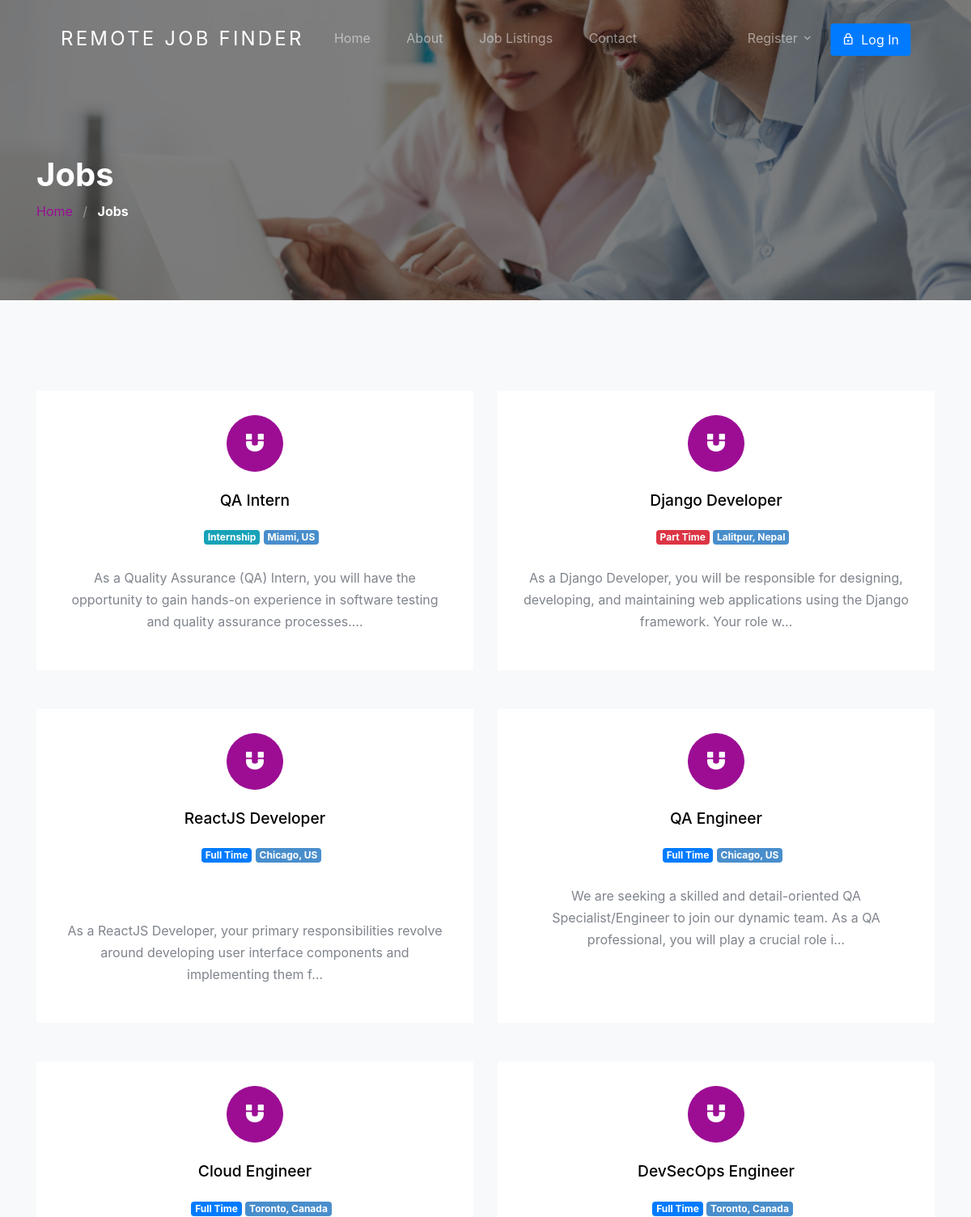
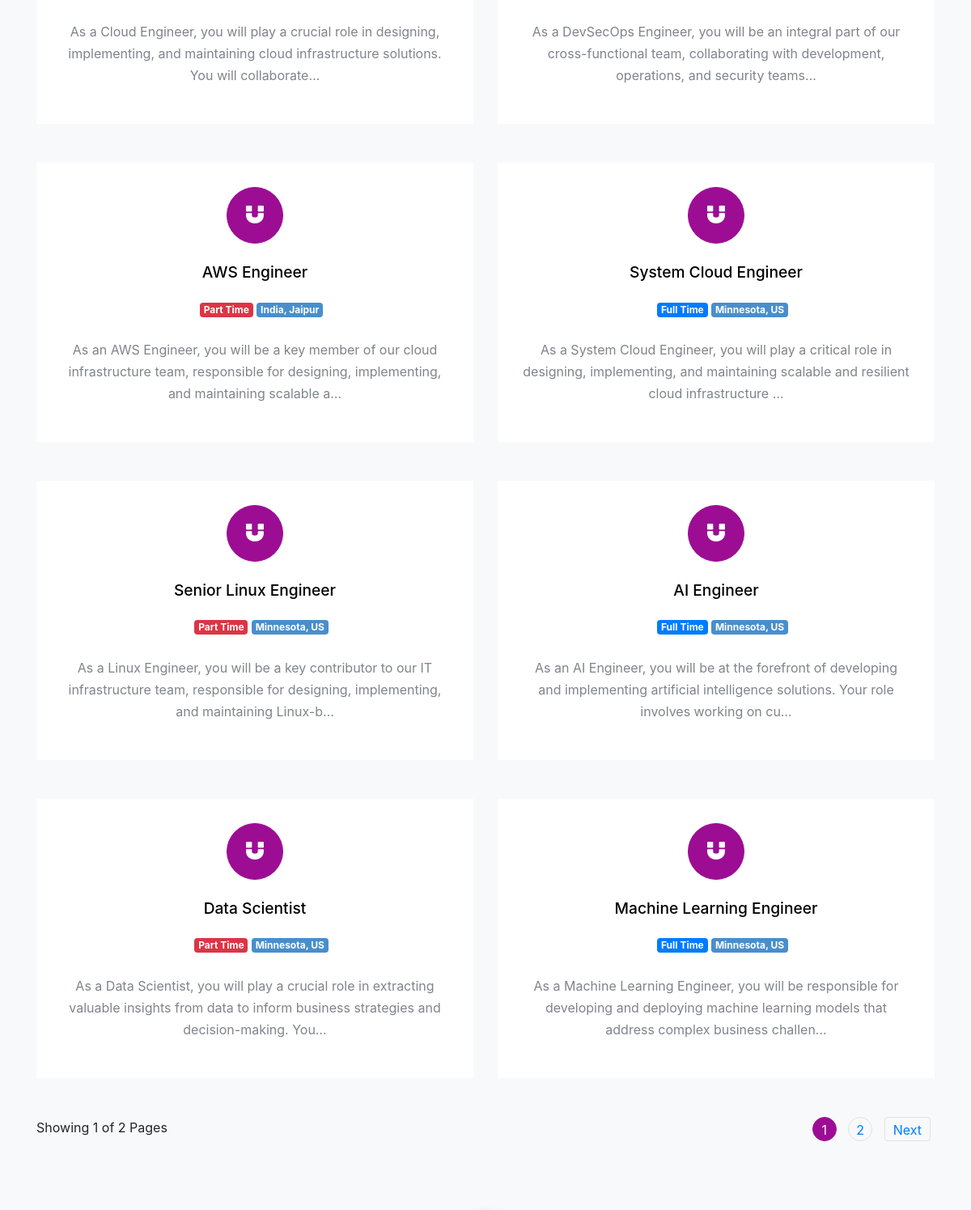
The app's page /jobs/ (upper part), older data (2 pictures, top to bottom).
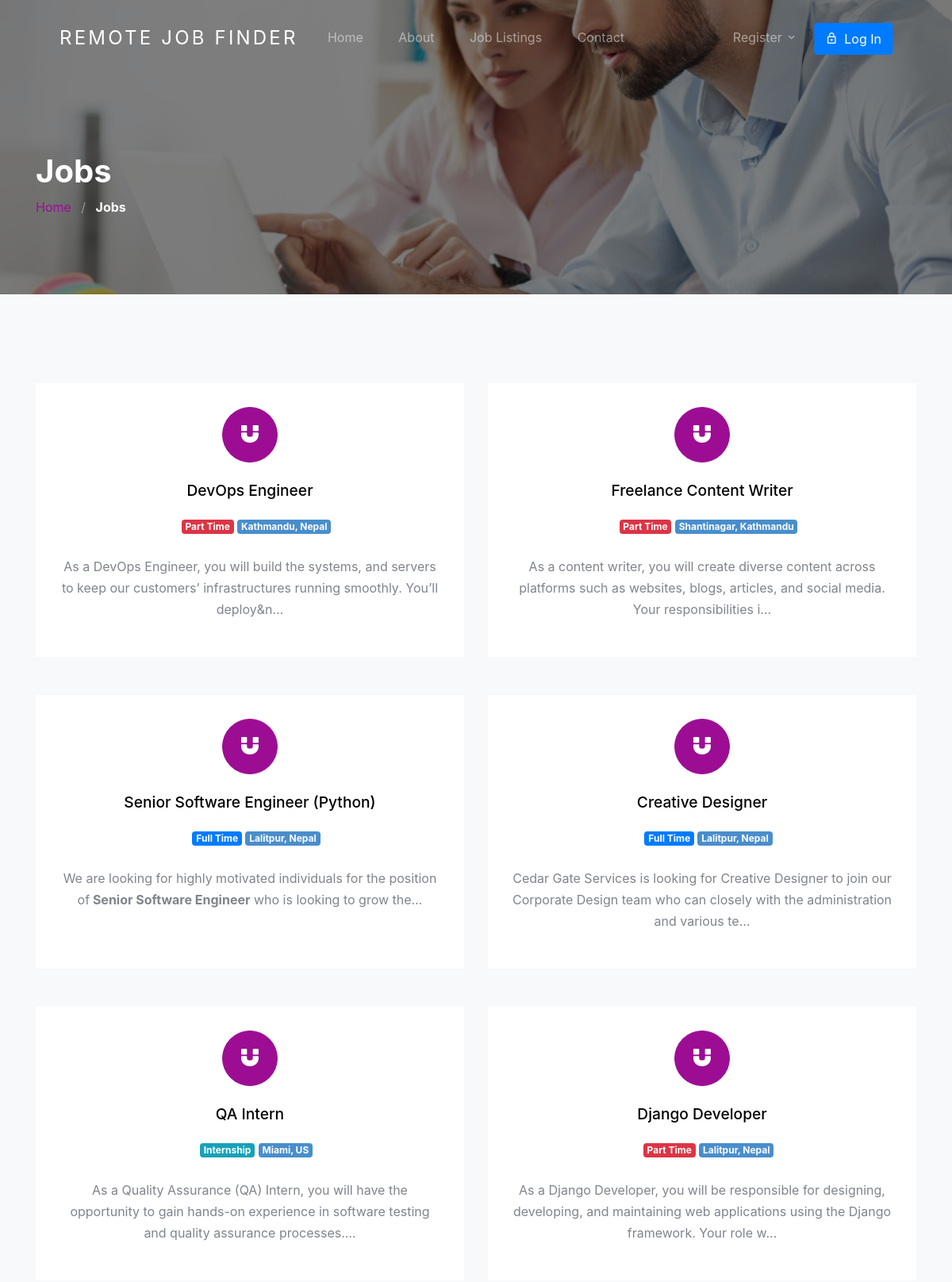
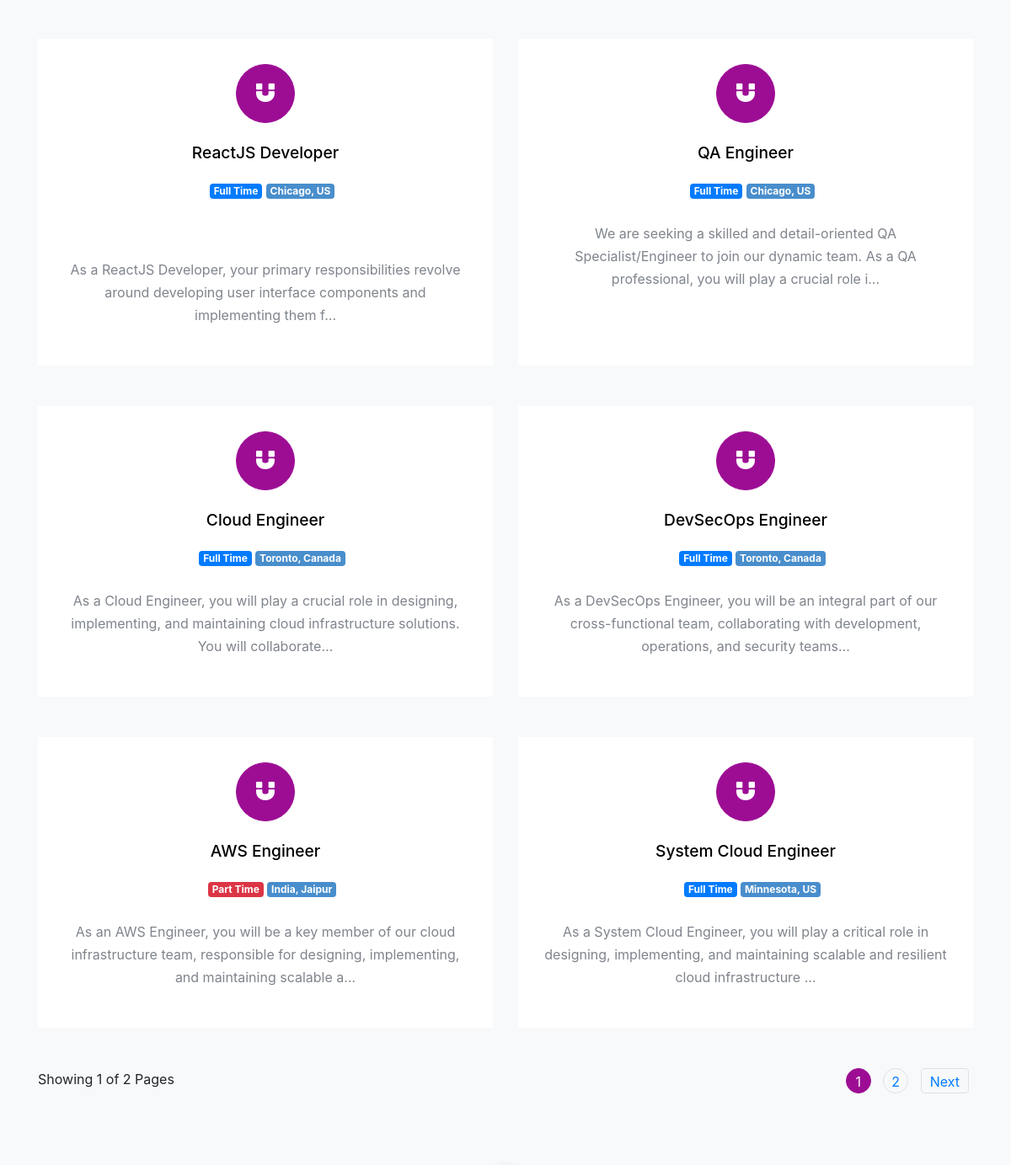
The same page, newer data (2 pictures, top to bottom).
### jobapp/models.py (models this page shows, shortened)
class Job(models.Model):
    user = models.ForeignKey(User, related_name='User', on_delete=models.CASCADE)
    title = models.CharField(max_length=300)
    description = RichTextField()
    tags = TaggableManager()
    location = models.CharField(max_length=300)
    job_type = models.CharField(choices=JOB_TYPE, max_length=1)
    category = models.ForeignKey(Category,related_name='Category', on_delete=models.CASCADE)
    salary = models.CharField(max_length=30, blank=True)
    company_name = models.CharField(max_length=300)
    company_description = RichTextField(blank=True, null=True)
    url = models.URLField(max_length=200)
    last_date = models.DateField()
    is_published = models.BooleanField(default=False)
    is_closed = models.BooleanField(default=False)
    timestamp = models.DateTimeField(auto_now=True)

### jobapp/views.py (the view)
# urls.py: path('jobs/', views.job_list_View, name='job-list'),
def job_list_View(request):
    job_list = Job.objects.filter(is_published=True, is_closed=False).order_by('-timestamp')
    paginator = Paginator(job_list, 12)
    page_number = request.GET.get('page')
    page_obj = paginator.get_page(page_number)
    context = {
        'page_obj': page_obj,
    }
    return render(request, 'jobapp/job-list.html', context)

### template/jobapp/job-list.html (shortened to what this page needs)
{% extends 'base.html' %}
{% load static %}
{% block content %}
<section class="section-hero overlay inner-page bg-image" style="background-image: url('{% static 'images/bgrr.jpg' %}');"
  id="home-section">
  <div class="container">
    <div class="row">
      <div class="col-md-7">
        <h1 class="text-white font-weight-bold">Jobs</h1>
        <div class="custom-breadcrumbs">
          <a href="{% url 'jobapp:home' %}">Home</a> <span class="mx-2 slash">/</span>
          <span class="text-white"><strong>Jobs</strong></span>
        </div>
      </div>
    </div>
  </div>
</section>
<section id="ajax_listing_paginattion" class="site-section services-section bg-light block__62849" id="next-section">
  <div class="container">
    <div class="row">
      {% for job in page_obj %}
        <div class="col-6 col-md-6 col-lg-6 mb-4 mb-lg-5">
          <a href="{% url 'jobapp:single-job' job.id %}" class="block__16443 min-h text-center d-block">
          <span class="custom-icon mx-auto"><span class="icon-magnet d-block"></span></span>
          <h3>{{ job.title }}</h3>
          <ul class="job-listing-meta list-unstyled pl-3 mb-0">
            <li class="menu-fix mb-2">
              {% if job.job_type == '1' %}
              <span class="badge badge-primary">
                Full Time
              </span>
              {% elif job.job_type == '2'%}
              <span class="badge badge-danger">
                Part Time
              </span>
              {% else  %}
              <span class="badge badge-info">
                Internship
              </span>
              {% endif %}</li>
            <li class="badge badge-secondary menu-fix mb-2"> {{ job.location }}</li>
          </ul>
          <p>{{ job.description | safe | truncatechars:150}}</p>
        </a>
      </div>
      {% endfor %}
    </div>
    {% include 'jobapp/paginator.html' %}
  </div>
</section>
{% endblock content %}

Row changes from the older to the newer data that the page shows:
no longer on this page (row unchanged): Job: title "Senior Linux Engineer", job_type "Part Time", location "Minnesota, US", description "As a Linux Engineer, you will be a key contributor to our IT infrastructure team, responsible for designing, implementing, and maintaining Linux-b…"
no longer on this page (row unchanged): Job: title "AI Engineer", job_type "Full Time", location "Minnesota, US", description "As an AI Engineer, you will be at the forefront of developing and implementing artificial intelligence solutions. Your role involves working on cu…"
no longer on this page (row unchanged): Job: title "Data Scientist", job_type "Part Time", location "Minnesota, US", description "As a Data Scientist, you will play a crucial role in extracting valuable insights from data to inform business strategies and decision-making. You…"
no longer on this page (row unchanged): Job: title "Machine Learning Engineer", job_type "Full Time", location "Minnesota, US", description "As a Machine Learning Engineer, you will be responsible for developing and deploying machine learning models that address complex business challen…"
now on this page (row edited): Job: title "DevOps Engineer", job_type "Part Time", location "Kathmandu, Nepal", description "As a DevOps Engineer, you will build the systems, and servers to keep our customers’ infrastructures running smoothly. You’ll deploy&n…"
now on this page (row edited): Job: title "Freelance Content Writer", job_type "Part Time", location "Shantinagar, Kathmandu", description "As a content writer, you will create diverse content across platforms such as websites, blogs, articles, and social media. Your responsibilities i…"
now on this page (row edited): Job: title "Senior Software Engineer (Python)", job_type "Full Time", location "Lalitpur, Nepal", description "We are looking for highly motivated individuals for the position of Senior Software Engineer who is looking to grow the…"
now on this page (row edited): Job: title "Creative Designer", job_type "Full Time", location "Lalitpur, Nepal", description "Cedar Gate Services is looking for Creative Designer to join our Corporate Design team who can closely with the administration and various te…"
